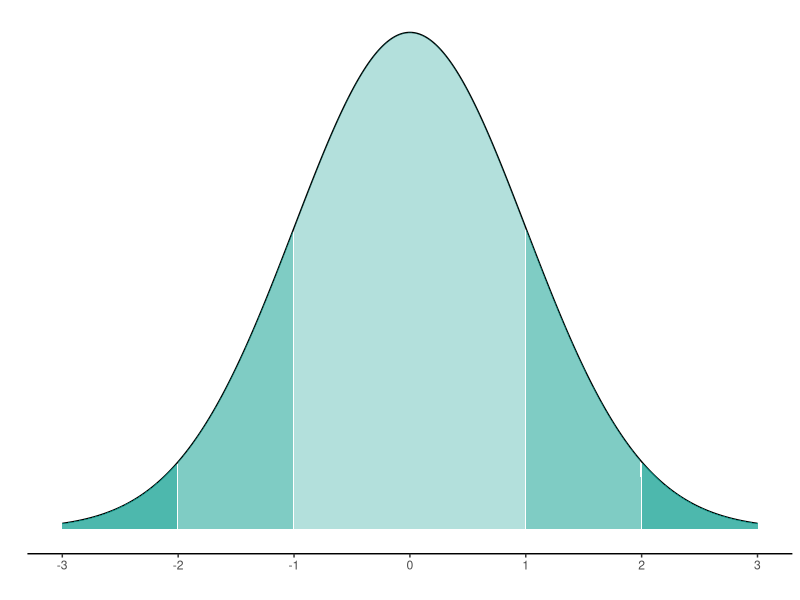
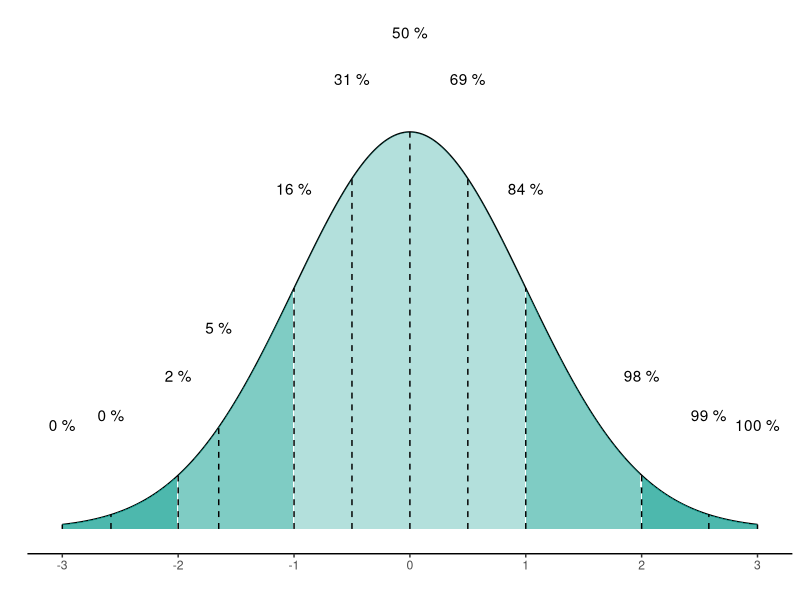

R code for these plots, in order:
library(ggplot2)
library(dplyr)

mean.1 <-0
sd.1 <- 1
zstart <- 2
zend <- 3
zcritical <- 1.65

my_col <- "#00998a"


x <- seq(from = mean.1 - 3*sd.1, to = mean.1 + 3*sd.1, by = .01)


MyDF <- data.frame(x = x, y = dnorm(x, mean = mean.1, sd = sd.1))


shade_curve <- function(MyDF, zstart, zend, fill = "red", alpha = .5){
  geom_area(data = subset(MyDF, x >= mean.1 + zstart*sd.1
                          & x < mean.1 + zend*sd.1),
            aes(y=y), fill = fill, color = NA, alpha = alpha)
}
p1a <- ggplot(MyDF, aes(x = x, y = y)) + geom_line() +
  shade_curve(MyDF = MyDF, zstart = -1, zend = 1, fill = my_col, alpha = .3) +
  shade_curve(MyDF = MyDF, zstart = 1, zend = 2, fill = my_col, alpha = .5) +
  shade_curve(MyDF = MyDF, zstart = -2, zend = -1, fill = my_col, alpha = .5) +
  shade_curve(MyDF = MyDF, zstart = 2, zend = 6, fill = my_col, alpha = .7) +
  shade_curve(MyDF = MyDF, zstart = -3, zend = -2, fill = my_col, alpha = .7) +
  scale_x_continuous(breaks = -3:3) +
  scale_y_continuous(breaks = NULL) +
  theme_classic() +
  ylab("") + xlab("")

p1a


MyDF %>%
  mutate(y_cdf = cumsum(y)) -> MyDF


MyDF %>%
  filter(x %in% c(-3, -2.58, -2, -1.65, -1, -.5, 0, .5, 1, 1.65, 2, 2.58, 3)) -> MyDF_filtered
p1a + geom_text(data = MyDF_filtered,
                aes(x = x, y = y + .1, label = paste(round(y_cdf, 0),"%")),
                check_overlap = TRUE) +
  geom_segment(data = MyDF_filtered,
               aes(x = x, xend = x, y = 0, yend = y), linetype = "dashed")
